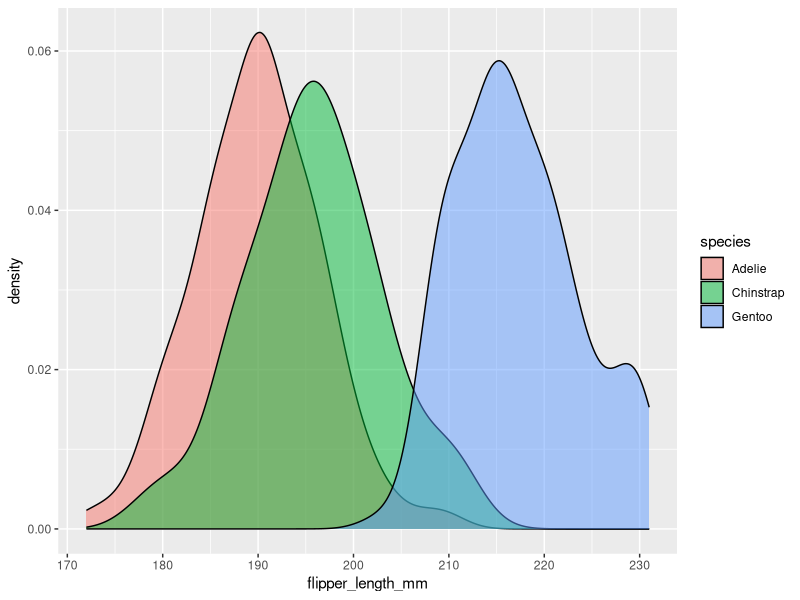
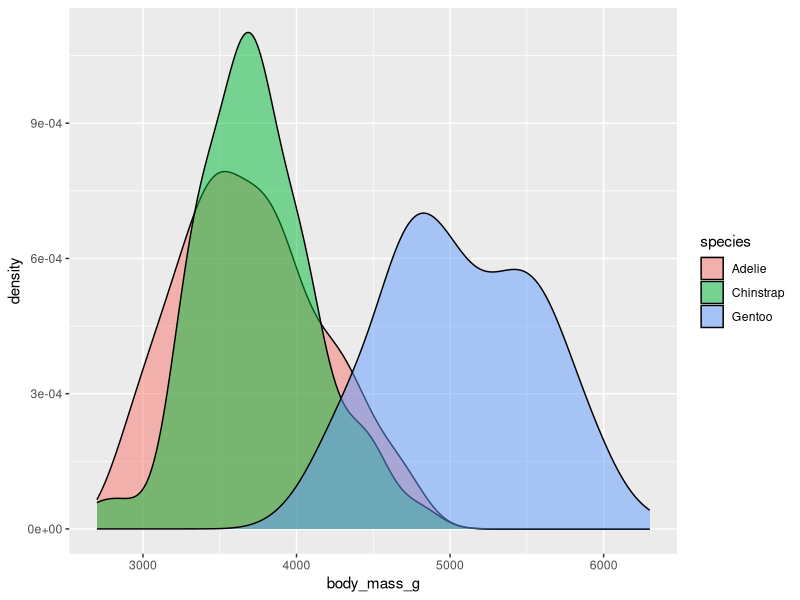
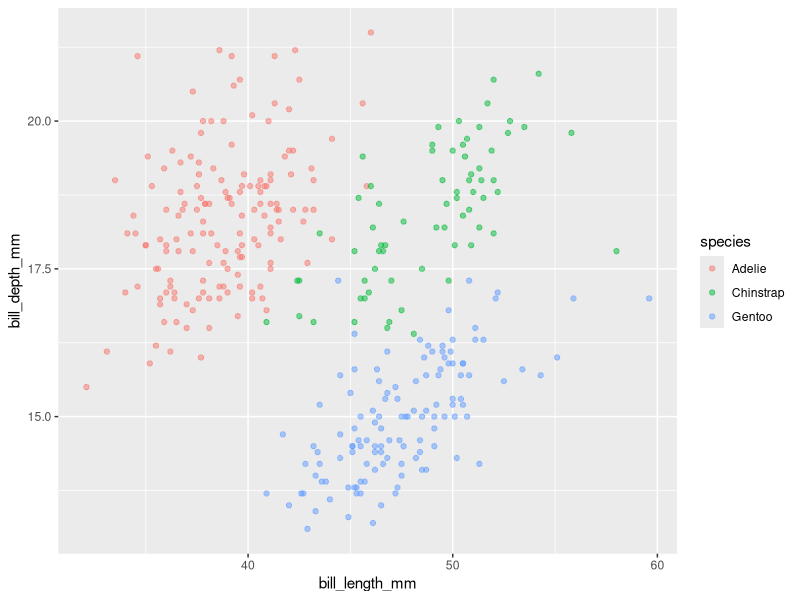
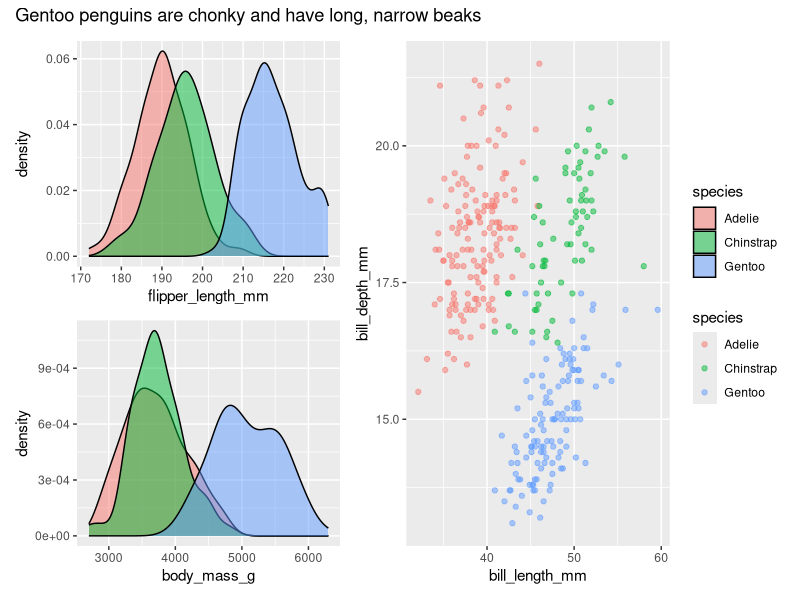

Here is the R script that generated these plots, in order:
# Combining plots with patchwork
library(tidyverse)
library(patchwork)
library(palmerpenguins)

# some plots:

g0 = ggplot(penguins) + geom_density(aes(x=flipper_length_mm, fill=species), alpha=0.5)

g1 = ggplot(penguins) +
  geom_density(
    aes(x=body_mass_g,
        fill=species),
    alpha=0.5)

g2 = ggplot(penguins) +
  geom_point(
    aes(x=bill_length_mm,
        y=bill_depth_mm,
        col=species),
    alpha=0.5)

# look at them just by printing them out:
g0
g1
g2

# combine with patchwork
(g0 / g1 | g2) + plot_layout(guides = 'collect') +
  plot_annotation(title = "Gentoo penguins are chonky and have long, narrow beaks")
